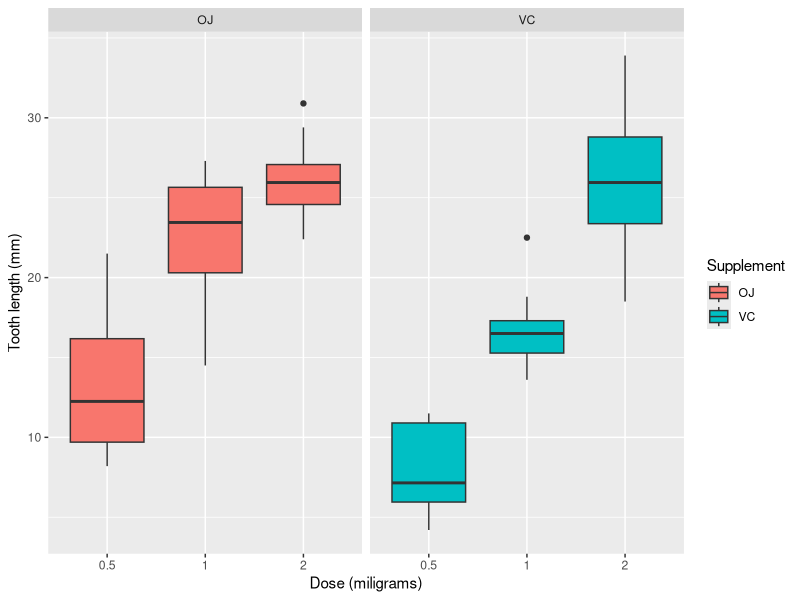

The R script that drew this image:
## ---- chunk 1
knitr::opts_chunk$set(echo = TRUE)
## ---- chunk 2
library("data.table")
library("ggplot2")
library("datasets")
library("dplyr")
## ---- chunk 3
ggplot(data=ToothGrowth, aes(x=as.factor(dose), y=len, fill=supp)) +
  geom_boxplot() +
  facet_grid(. ~ supp) +
  xlab("Dose (miligrams)") +
  ylab("Tooth length (mm)") +
  guides(fill=guide_legend(title="Supplement"))

## ---- chunk 4
ToothGrowth %>%
  group_by(supp,dose) %>%
  summarise(Q25th_len = quantile(len,0.25),
            Q50th_len = quantile(len,0.5),
            Q75th_len = quantile(len,0.75),
            avg_len = mean(len),            
            sd_len = sd(len)) -> data
## ---- chunk 5
head(data)
## ---- chunk 6
tests = list()
dose = c(0.5,1,2)
for (d in dose) {
  ojd = ToothGrowth$len[ToothGrowth$dose == d & ToothGrowth$supp == "OJ"]
  vcd = ToothGrowth$len[ToothGrowth$dose == d & ToothGrowth$supp == "VC"]
  t <- t.test(ojd, vcd)
  id <- paste0("OJ","-", "VC",",",d)
  tests <- rbind(tests, list(id=id, p.value=t$p.value, conf.lo=t$conf.int[1], conf.hi=t$conf.int[2]))
}
## ---- chunk 7
head(tests)
